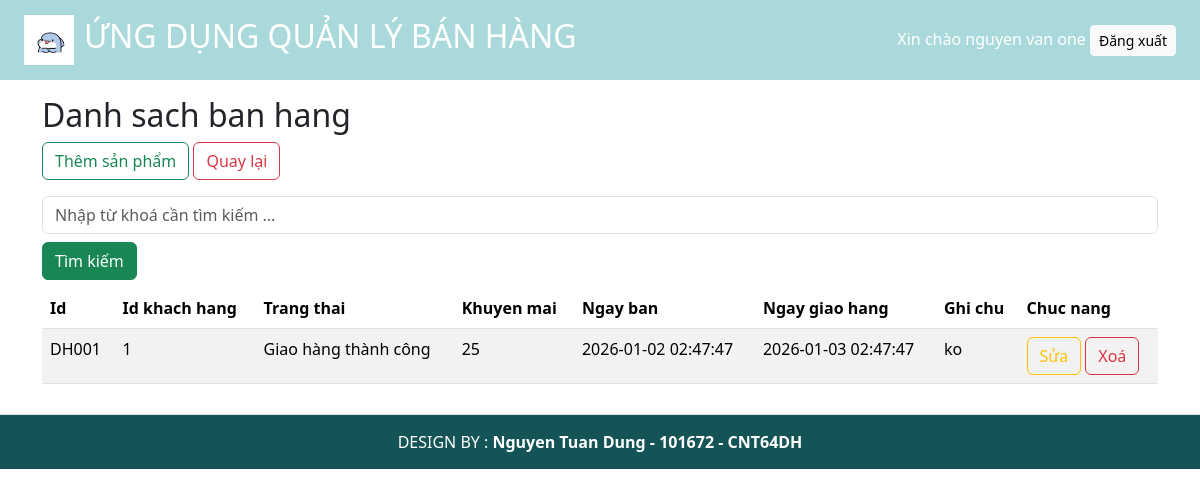
The page /timkiem.php?keyword=1 (signed in) on the database its author committed.
### tables this page shows
CREATE TABLE `donhang` (
  `id` varchar(32) NOT NULL,
  `khachhang_id` int NOT NULL,
  `trangthai` int NOT NULL,
  `khuyenmai` int NOT NULL,
  `ngayban` datetime NOT NULL,
  `ngaygiaohang` datetime NOT NULL,
  `ghichu` text NOT NULL
);

### timkiem.php (the view, shortened to what this page needs)
<?php
    include "ketnoi.php";
    $keyword = isset($_GET["keyword"]) ? trim($_GET["keyword"]) : "";
    $timkiemsql = "SELECT `id`, `khachhang_id`, `trangthai`, `khuyenmai`, `ngayban`, `ngaygiaohang`, `ghichu`,
                        CASE
                            WHEN trangthai = 1 THEN 'Giao hàng thành công'
                            WHEN trangthai = 0 THEN 'Đang giao hàng'
                            ELSE 'KO RÕ'
                        END as trang_thai
                        FROM `donhang`
                        WHERE khachhang_id like '%$keyword%'";
    $res = $conn->query( $timkiemsql );
?>
<?php include("header.php"); ?>
<body>
    <div class="container mt-3">
        <h2>Danh sach ban hang</h2>
        <button type="button" class="btn btn-outline-success mb-3" data-bs-toggle="modal" data-bs-target="#myModal">
            Thêm sản phẩm
        </button>
        <a href="lietke.php" class="btn btn-outline-danger mb-3">Quay lại</a>
        <form action="timkiem.php" method="get" class="d-flex-mb-3">
            <input type="search" name="keyword" placeholder="Nhập từ khoá cần tìm kiếm ..." class="form-control me-2" required>
            <button type="submit" class="btn btn-success mt-2 mb-2">Tìm kiếm</button>
        </form>
        <table class="table table-striped">
            <thead>
            <tr>
                <th>Id</th>
                <th>Id khach hang</th>
                <th>Trang thai</th>
                <th>Khuyen mai</th>
                <th>Ngay ban</th>
                <th>Ngay giao hang</th>
                <th>Ghi chu</th>
                <th>Chuc nang</th>
            </tr>
            </thead>
            <tbody>
                <?php
                    while($row = $res->fetch_assoc()){
                        echo "<tr>";
                        echo "<td>".$row["id"]."</td>";
                        echo "<td>".$row["khachhang_id"]."</td>";
                        echo "<td>".$row["trang_thai"]."</td>";
                        echo "<td>".$row["khuyenmai"]."</td>";
                        echo "<td>".$row["ngayban"]."</td>";
                        echo "<td>".$row["ngaygiaohang"]."</td>";
                        echo "<td>".$row["ghichu"]."</td>";
                ?>
                <td>
                    <a href="formSua.php?sid=<?php echo $row["id"]?>" class='btn btn-outline-warning'>Sửa</a>
                    <a href="xoa.php?sid=<?php echo $row["id"]?>" class='btn btn-outline-danger' onclick = "return confirm('bạn có chắc muốn xoá ? ')">Xoá</a>
                </td>
                </tr>
                <?php
                    }
                ?>
            </tbody>
        </table>
    </div>
</body>
<?php include("footer.php"); ?>
</html>

### rows shown on the page
donhang: id "DH001", khachhang "1", trang_thai "Giao hàng thành công", khuyenmai "25", ngayban "2026-01-02 02:47:47", ngaygiaohang "2026-01-03 02:47:47", ghichu "ko"

### other values the page prints
$_SESSION['tendaydu'] "nguyen van one"
